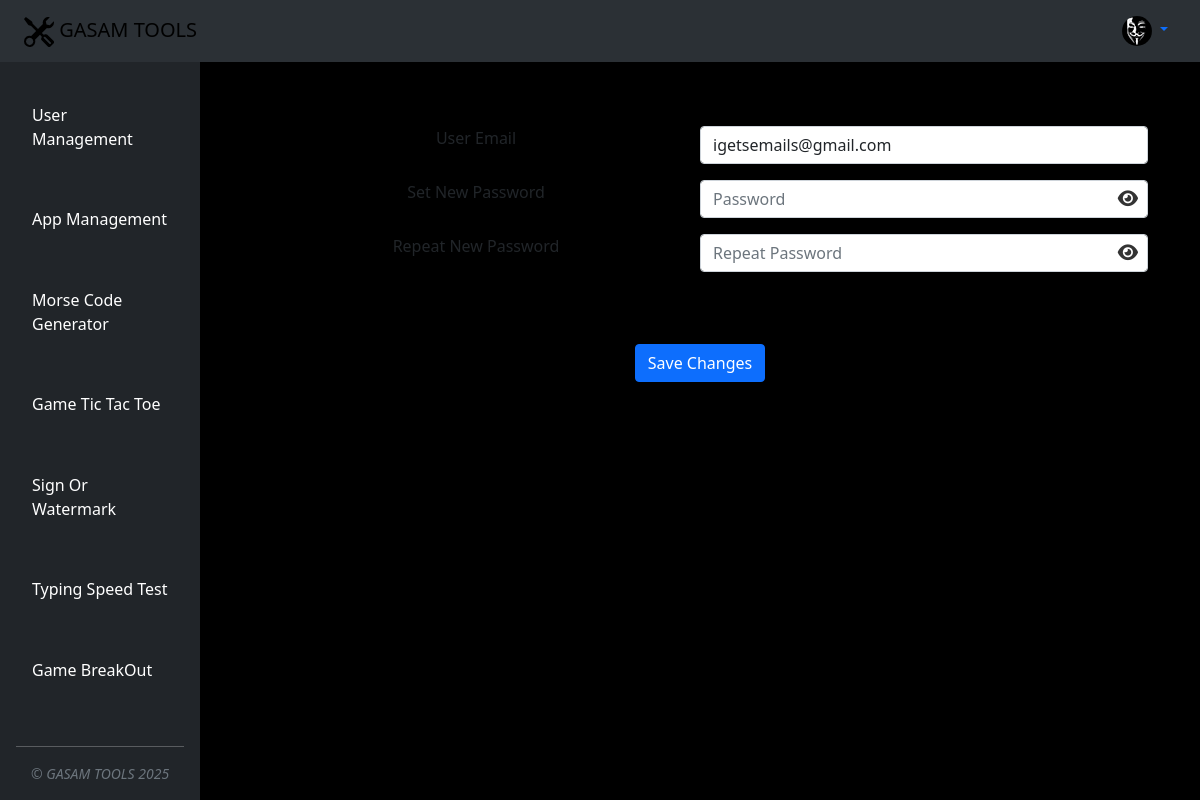
The page /settings (signed in) on the database as committed earlier.
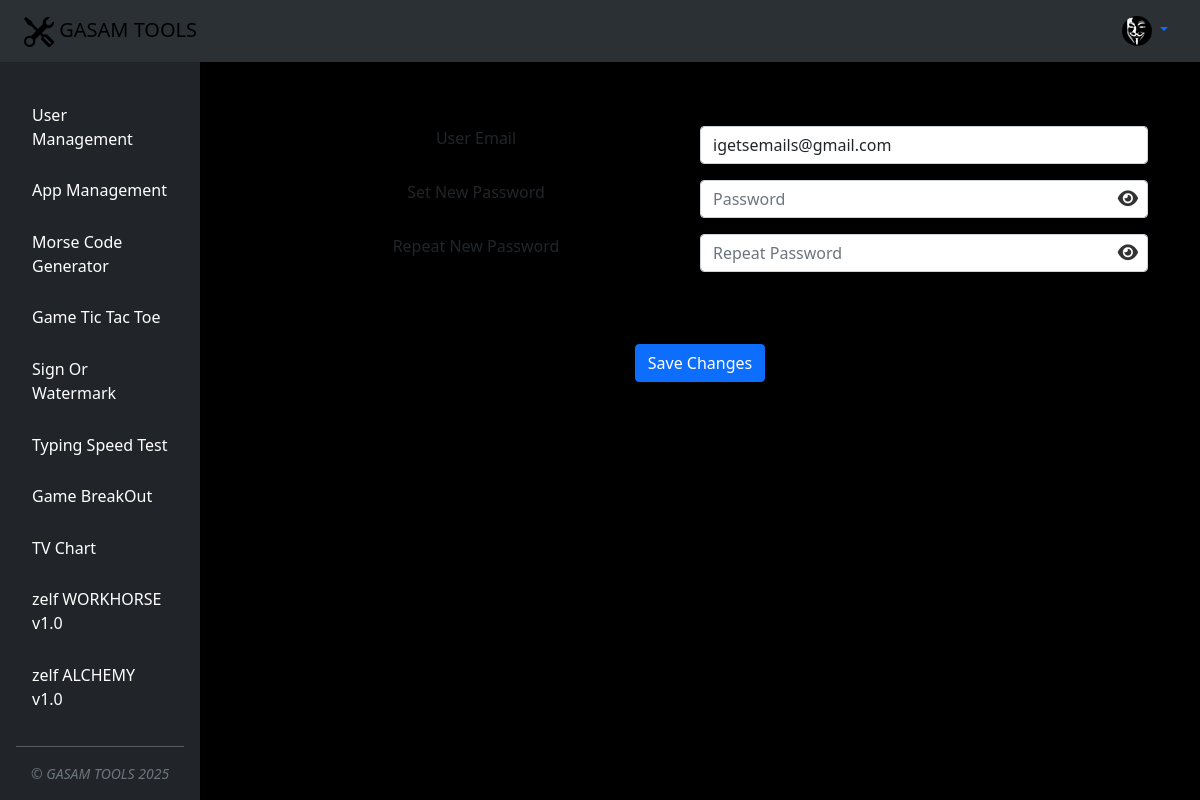
The same page on the database as committed later.
### main.py (models this page shows)
class GasamApp(db.Model):
    __tablename__ = "gasam_apps"
    id = db.Column(db.Integer, primary_key=True)
    title = db.Column(db.String(250), unique=True, nullable=False)
    subtitle = db.Column(db.String(250))
    app_url = db.Column(db.String(250), unique=True)
    users = relationship("User", secondary=user_app_association, back_populates="apps")

### main.py (the view)
@app.route('/settings', methods=["GET", "POST", "PUT"])
@login_required
def settings():
    if request.method == 'PUT':
        json_data = request.get_json()
        if check_password_hash(current_user.password, json_data['user_password']):
            json_data['correct_password'] = True
            current_user.email = json_data['user_email']
            if json_data['user_new_password'] != '':
                hashed_password = generate_password_hash(json_data['user_new_password'], method='pbkdf2:sha256',
                                                         salt_length=8)
                current_user.password = hashed_password
            db.session.commit()  # Commit the changes to the database
        else:
            json_data['correct_password'] = False
        return jsonify(json_data)
    else:
        return render_template("settings.html",
                               user_approved=current_user.approved,
                               user_apps=current_user.apps,
                               user_email=current_user.email,
                               )

### main.py (called while the page is built)
@login_manager.user_loader
def load_user(user_id):
    return db.session.get(User, int(user_id))

### templates/settings.html (shortened to what this page needs)
{% include "header.html" %}
{% if user_approved: %}
  {% extends "base.html" %}
    {% block content %}
    <div class="container mt-5">
        <div class="container">
            <div class="row">
                <label class="col-12 col-md-6 mt-3 text-center" for="gasamProfileUserEmail">User Email</label>
                <div class="col-12 col-md-6 position-relative p-0 mt-3">
                    <input class="form-control" id='gasamProfileUserEmail' type="text" value="{{ user_email }}" autocomplete="off" />
                </div>
            </div>
            <div class="row">
                <label class="col-12 col-md-6 mt-3 text-center" for="gasamSettingsUserPassword">Set New Password</label>
                <div class="col-12 col-md-6 position-relative p-0 mt-3">
                    <input type="password" class="form-control" id="gasamSettingsUserPassword" placeholder="Password" name="password" required oninput="proceedBttnControl('gasamSettingsUserPassword', 'gasamSettingsUserRepeatPassword')">
                    <span class="toggle-password position-absolute" id="gasamTogglePassword" style="top: 50%; right: 10px; transform: translateY(-50%); cursor: pointer;">
                        <i class="fa fa-eye"></i>
                    </span>
                </div>
            </div>
            <div class="row">
                <label class="col-12 col-md-6 mt-3 text-center" for="gasamSettingsUserRepeatPassword">Repeat New Password</label>
                <div class="col-12 col-md-6 position-relative p-0 mt-3">
                    <input type="password" class="form-control" id="gasamSettingsUserRepeatPassword" placeholder="Repeat Password" name="repeat_password" required oninput="validatePassword('gasamSettingsUserPassword', 'gasamSettingsUserRepeatPassword')">
                    <span class="toggle-password" id="gasamToggleRepeatPassword">
                     <i class="fa fa-eye"></i>
                    </span>
                </div>
            </div>
            <br>
            <div class="d-flex justify-content-center">
                <button type="button" class="btn btn-primary mt-5" data-bs-toggle="modal" data-bs-target="#exampleModal" id="gasamProceedBttn">
                    Save Changes
                </button>
            </div>
        </div>
    </div>
    <div class="toast-container position-fixed bottom-0 end-0 p-3">
    </div>
    {% endblock %}
{% else: %}
    <div class="container">
      <p class="text-center">Your account is pending approval. You will receive email with confirmation.</p>
    </div>
{% endif %}

### templates/base.html (shortened to what this page needs)
<div class="d-flex gasam main-container">
  <div class="d-flex flex-column flex-shrink-0 p-3 text-bg-dark sidebar" style="width: 200px;">
    <ul class="nav nav-pills flex-column mb-auto gasam sidebar">
      {% for app in user_apps %}
      <li class="nav-item">
        <a href="{{url_for('access_app', app_name=app.app_url) }}"
           class="nav-link text-white {% if app_name and app_name==app.app_url: %} active {% endif %}"
           aria-current="page"
           id="{{ app.app_url }}">
          <p class="gasam app-name" title="{{ app.subtitle }}">{{ app.title }}</p>
        </a>
      </li>
      {% endfor %}
    </ul>
    <div class="small text-center text-muted fst-italic">&copy; GASAM TOOLS <span id="gasam-footer-year"></span></div>
  </div>
  <div class="flex-grow-1 p-3 content d-flex flex-column gasam main-window">
    {% block content %} {% endblock %}
  </div>
</div>

Rows that differ between the two databases and show on the page:
added GasamApp: title "TV Chart"
added GasamApp: title "zelf WORKHORSE v1.0"
added GasamApp: title "zelf ALCHEMY v1.0"
